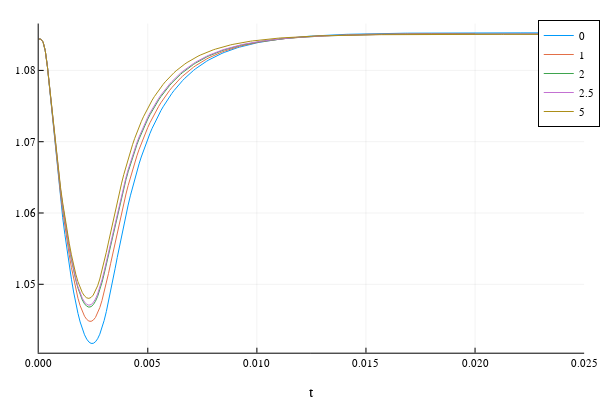

Source (notebook cell):
### Code cell
plot(sol_k0, vars=(0,13), xlims = (0,0.025), label="0")
plot!(sol_k1, vars=(0,13), xlims = (0,0.025), label="1")
plot!(sol_k2, vars=(0,13), xlims = (0,0.025), label="2")
plot!(sol_k25, vars=(0,13), xlims = (0,0.025), label="2.5")
plot!(sol_k5, vars=(0,13), xlims = (0,0.025), label="5")

### Figure 1 — Plotly figure (JSON) as saved in the notebook; plotly's stock layout.template omitted (floating-point values rounded to 4 significant figures; data arrays with more than 128 entries replaced by an {"elided": "..."} marker saying what was removed)
{"data": [{"colorbar": {"title": ""}, "legendgroup": "0", "line": {"color": "rgba(0, 154, 250, 1.000)", "dash": "solid", "shape": "linear", "width": 1}, "mode": "lines", "name": "0", "showlegend": true, "type": "scatter", "x": {"elided": "301 float values"}, "xaxis": "x1", "y": {"elided": "301 float values"}, "yaxis": "y1", "zmax": null, "zmin": null}, {"colorbar": {"title": ""}, "legendgroup": "1", "line": {"color": "rgba(227, 111, 71, 1.000)", "dash": "solid", "shape": "linear", "width": 1}, "mode": "lines", "name": "1", "showlegend": true, "type": "scatter", "x": {"elided": "201 float values"}, "xaxis": "x1", "y": {"elided": "201 float values"}, "yaxis": "y1", "zmax": null, "zmin": null}, {"colorbar": {"title": ""}, "legendgroup": "2", "line": {"color": "rgba(62, 164, 78, 1.000)", "dash": "solid", "shape": "linear", "width": 1}, "mode": "lines", "name": "2", "showlegend": true, "type": "scatter", "x": {"elided": "301 float values"}, "xaxis": "x1", "y": {"elided": "301 float values"}, "yaxis": "y1", "zmax": null, "zmin": null}, {"colorbar": {"title": ""}, "legendgroup": "2.5", "line": {"color": "rgba(195, 113, 210, 1.000)", "dash": "solid", "shape": "linear", "width": 1}, "mode": "lines", "name": "2.5", "showlegend": true, "type": "scatter", "x": {"elided": "301 float values"}, "xaxis": "x1", "y": {"elided": "301 float values"}, "yaxis": "y1", "zmax": null, "zmin": null}, {"colorbar": {"title": ""}, "legendgroup": "5", "line": {"color": "rgba(172, 142, 24, 1.000)", "dash": "solid", "shape": "linear", "width": 1}, "mode": "lines", "name": "5", "showlegend": true, "type": "scatter", "x": {"elided": "301 float values"}, "xaxis": "x1", "y": {"elided": "301 float values"}, "yaxis": "y1", "zmax": null, "zmin": null}], "layout": {"annotations": [], "height": 400, "legend": {"bgcolor": "rgba(255, 255, 255, 1.000)", "bordercolor": "rgba(0, 0, 0, 1.000)", "borderwidth": 1, "font": {"color": "rgba(0, 0, 0, 1.000)", "family": "sans-serif", "size": 11}, "tracegroupgap": 0, "traceorder": "normal", "x": 1.02, "xanchor": "auto", "y": 1, "yanchor": "auto"}, "margin": {"b": 20, "l": 0, "r": 0, "t": 20}, "paper_bgcolor": "rgba(255, 255, 255, 1.000)", "plot_bgcolor": "rgba(255, 255, 255, 1.000)", "showlegend": true, "width": 600, "xaxis": {"anchor": "y1", "domain": [0.06582, 0.9934], "gridcolor": "rgba(0, 0, 0, 0.100)", "gridwidth": 0.5, "linecolor": "rgba(0, 0, 0, 1.000)", "mirror": false, "range": [0, 0.025], "showgrid": true, "showline": true, "showticklabels": true, "tickangle": 0, "tickcolor": "rgb(0, 0, 0)", "tickfont": {"color": "rgba(0, 0, 0, 1.000)", "family": "sans-serif", "size": 11}, "tickmode": "array", "ticks": "inside", "ticktext": ["0.000", "0.005", "0.010", "0.015", "0.020", "0.025"], "tickvals": [0, 0.005, 0.01, 0.015, 0.02, 0.025], "title": "t", "titlefont": {"color": "rgba(0, 0, 0, 1.000)", "family": "sans-serif", "size": 15}, "type": "-", "visible": true, "zeroline": false, "zerolinecolor": "rgba(0, 0, 0, 1.000)"}, "yaxis": {"anchor": "x1", "domain": [0.07581, 0.9902], "gridcolor": "rgba(0, 0, 0, 0.100)", "gridwidth": 0.5, "linecolor": "rgba(0, 0, 0, 1.000)", "mirror": false, "range": [1.04, 1.087], "showgrid": true, "showline": true, "showticklabels": true, "tickangle": 0, "tickcolor": "rgb(0, 0, 0)", "tickfont": {"color": "rgba(0, 0, 0, 1.000)", "family": "sans-serif", "size": 11}, "tickmode": "array", "ticks": "inside", "ticktext": ["1.05", "1.06", "1.07", "1.08"], "tickvals": [1.05, 1.06, 1.07, 1.08], "title": "", "titlefont": {"color": "rgba(0, 0, 0, 1.000)", "family": "sans-serif", "size": 15}, "type": "-", "visible": true, "zeroline": false, "zerolinecolor": "rgba(0, 0, 0, 1.000)"}}}
